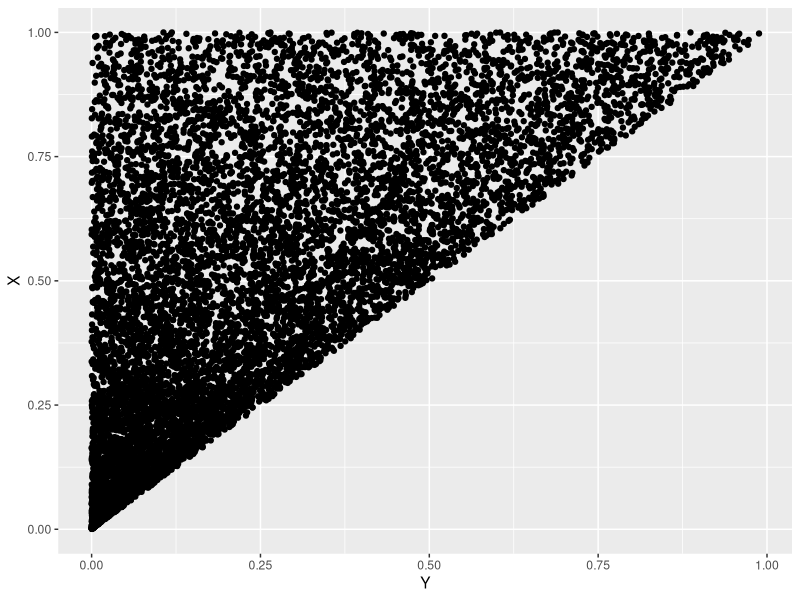
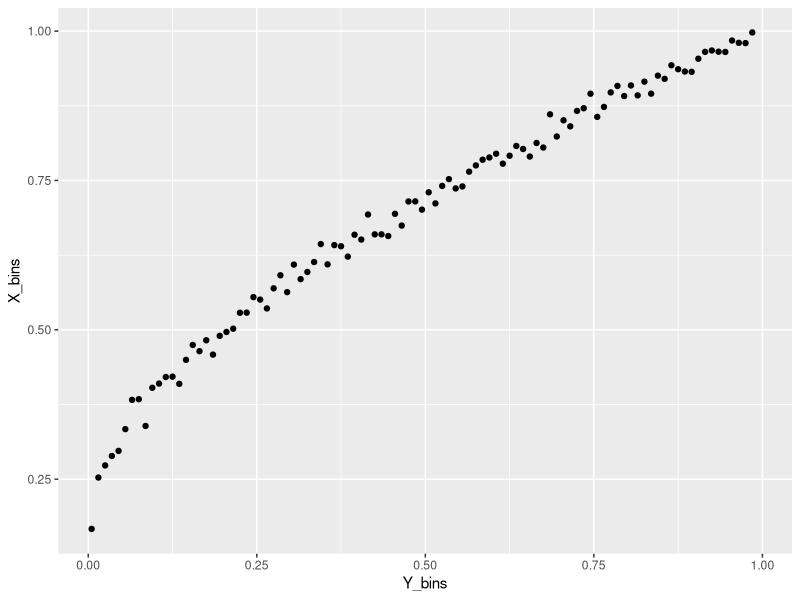
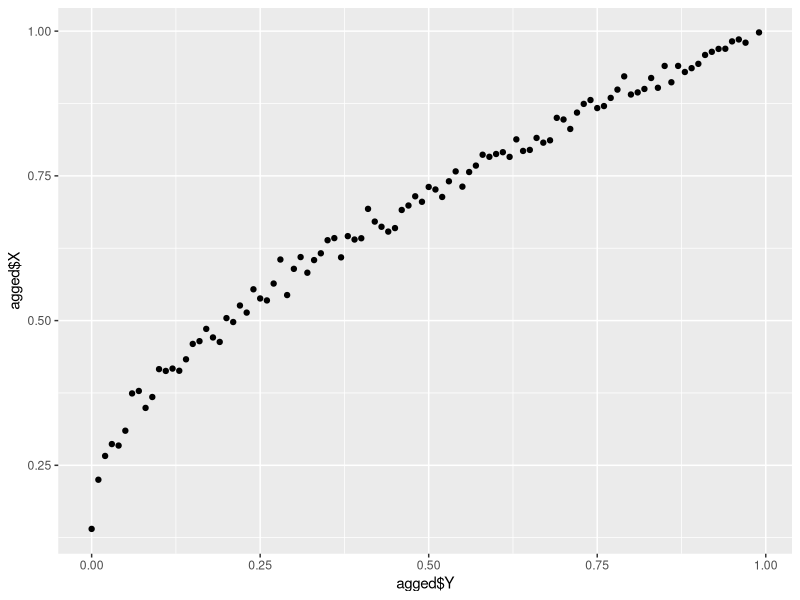
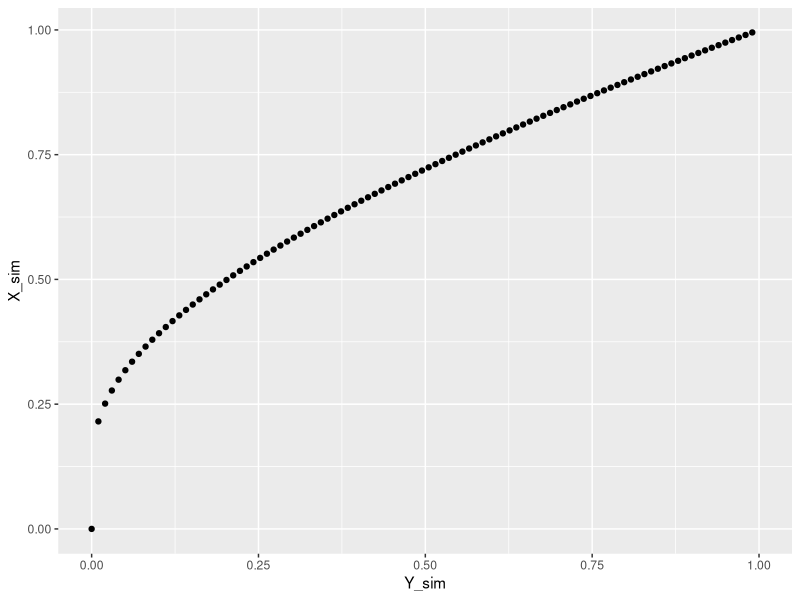

Source code (R) for these figures, in order: (Note: this script raises an error after producing the figures.)
library(ggplot2)
library(dplyr)
library(psych)

### Part 1 ###

# Simulate X and Y for 10000 trials
n_trials = 10000
X = runif(n_trials)
Y = runif(n_trials, max=X)
#OR
Y = X*runif(n_trials)

qplot(Y, X)

# Do the binning
bin_width = 0.01
n_bins = 1/bin_width
bin_right = 1:n_bins * bin_width
bin_left = bin_right - bin_width
X_bins = sapply(1:n_bins, function(n) mean(X[Y > bin_left[n] & Y < bin_right[n]]))
Y_bins = sapply(1:n_bins, function(n) mean(c(bin_left[n], bin_right[n])))
qplot(Y_bins, X_bins)

#OR
df = data.frame(Y = round(Y, 2), X)
agged = aggregate(df, df["Y"], FUN = mean)
qplot(agged$Y, agged$X)


# Plot theoretical result
Y_sim = seq(0, 1, length.out=n_bins)
X_sim = (Y_sim - 1) / log(Y_sim)
qplot(Y_sim, X_sim)


# Plot simulated + theoretical result
agged = data.frame(agged, Y_sim, X_sim)
ggplot(agged) + geom_point(aes(x=Y, y=X)) + geom_smooth(aes(x=Y_sim, y=X_sim))


### Part 2###

# Load dataset
help(msq)
df = msq

# Compute fraction of missing values
frac_missing = sapply(df, function(col) sum(is.na(col)) / length(col))
frac_missing[order(frac_missing, decreasing=TRUE)][1:10]

# Select subset of columns
df = select(df, Extraversion, Neuroticism, active:scornful)

# Replace missing values with column means
for (i in 1:ncol(df)) {
  df[[i]][is.na(df[[i]])] = mean(df[[i]], na.rm=TRUE)
}

# Plots
ggplot(df, aes(x=Extraversion)) + geom_histogram()
ggplot(df, aes(x=Neuroticism)) + geom_histogram()
ggplot(df, aes(x=Extraversion)) + geom_density()
ggplot(df, aes(x=Neuroticism)) + geom_density()
ggplot(df, aes(x=Neuroticism, y=Extraversion)) + geom_point() + geom_smooth()

# Linear fits
fit_neuro = lm(Neuroticism ~ .-Extraversion, df)
fit_extra = lm(Extraversion ~ .-Neuroticism, df)

summary(fit_neuro)
summary(fit_extra)

# Coefficients
top_ten = function(coefs) coefs[order(abs(coefs), decreasing=TRUE)][1:10]
top_ten(coef(fit_neuro))
top_ten(coef(fit_extra))

### Part 3 ###

# Question 1
# SELECT faculty_name 
# FROM COURSES 
# INNER JOIN COURSE_FACULTY 
# ON course_id 
# INNER JOIN FACULTY 
# ON faculty_id 
# WHERE course_name = "whatever"

# Question 2
# The HAVING clause specifies a search condition if we use some grouping or aggregation clause like GROUP BY. 
# The WHERE clause does not apply to GROUP BY. I.e., 
# HAVING serves the function of WHERE but for a table that's been grouped by GROUP BY.

# Question 3
# See http://stackoverflow.com/a/28719292/3721976